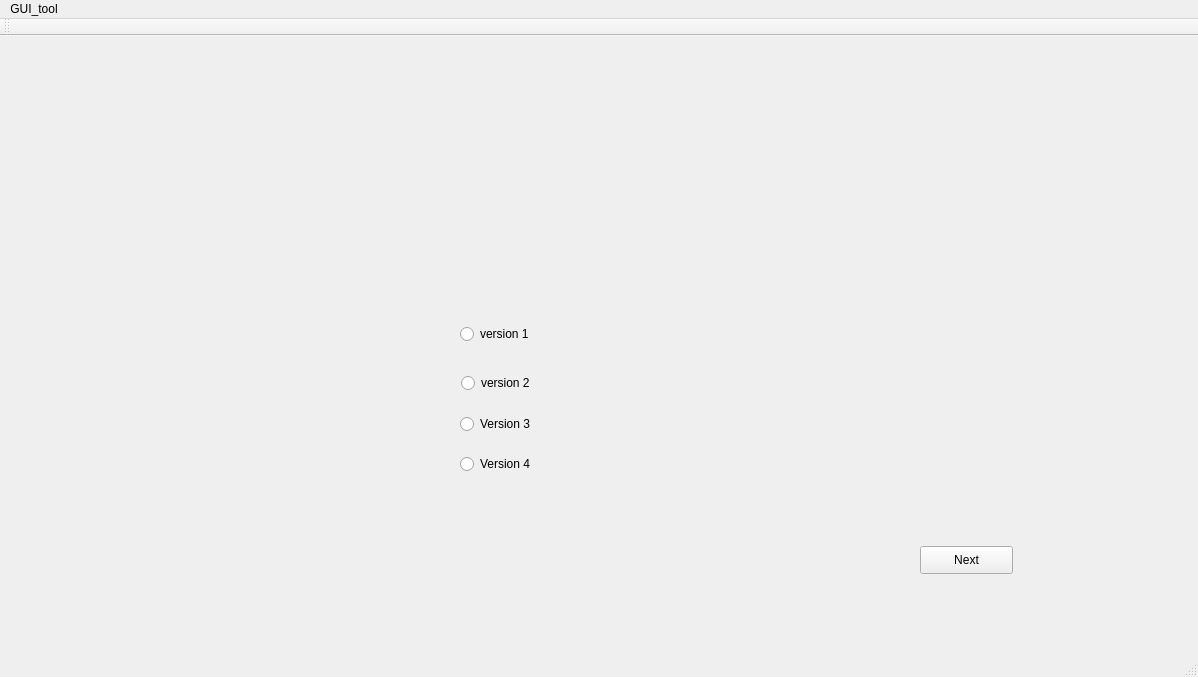
<?xml version="1.0" encoding="UTF-8"?>
<ui version="4.0">
 <class>MainWindow</class>
 <widget class="QMainWindow" name="MainWindow">
  <property name="geometry">
   <rect>
    <x>0</x>
    <y>0</y>
    <width>1198</width>
    <height>677</height>
   </rect>
  </property>
  <property name="windowTitle">
   <string>MainWindow</string>
  </property>
  <widget class="QWidget" name="centralWidget">
   <widget class="QRadioButton" name="radioButton">
    <property name="geometry">
     <rect>
      <x>460</x>
      <y>290</y>
      <width>131</width>
      <height>16</height>
     </rect>
    </property>
    <property name="text">
     <string>version 1</string>
    </property>
   </widget>
   <widget class="QRadioButton" name="radioButton_2">
    <property name="geometry">
     <rect>
      <x>461</x>
      <y>339</y>
      <width>151</width>
      <height>16</height>
     </rect>
    </property>
    <property name="text">
     <string>version 2</string>
    </property>
   </widget>
   <widget class="QLabel" name="label">
    <property name="geometry">
     <rect>
      <x>20</x>
      <y>370</y>
      <width>361</width>
      <height>251</height>
     </rect>
    </property>
    <property name="text">
     <string/>
    </property>
    <property name="pixmap">
     <pixmap>../ST.JPEG</pixmap>
    </property>
   </widget>
   <widget class="QPushButton" name="Next1">
    <property name="geometry">
     <rect>
      <x>920</x>
      <y>510</y>
      <width>93</width>
      <height>28</height>
     </rect>
    </property>
    <property name="text">
     <string>Next</string>
    </property>
   </widget>
   <widget class="QLabel" name="label_2">
    <property name="geometry">
     <rect>
      <x>870</x>
      <y>0</y>
      <width>291</width>
      <height>291</height>
     </rect>
    </property>
    <property name="text">
     <string/>
    </property>
    <property name="pixmap">
     <pixmap>../Stm32.png</pixmap>
    </property>
   </widget>
   <widget class="QRadioButton" name="radioButton_3">
    <property name="geometry">
     <rect>
      <x>460</x>
      <y>380</y>
      <width>161</width>
      <height>16</height>
     </rect>
    </property>
    <property name="text">
     <string>Version 3</string>
    </property>
   </widget>
   <widget class="QRadioButton" name="radioButton_4">
    <property name="geometry">
     <rect>
      <x>460</x>
      <y>420</y>
      <width>161</width>
      <height>16</height>
     </rect>
    </property>
    <property name="text">
     <string>Version 4</string>
    </property>
   </widget>
  </widget>
  <widget class="QMenuBar" name="menuBar">
   <property name="geometry">
    <rect>
     <x>0</x>
     <y>0</y>
     <width>1198</width>
     <height>17</height>
    </rect>
   </property>
   <widget class="QMenu" name="menuGUI_tool">
    <property name="title">
     <string>GUI_tool</string>
    </property>
   </widget>
   <addaction name="menuGUI_tool"/>
  </widget>
  <widget class="QToolBar" name="mainToolBar">
   <attribute name="toolBarArea">
    <enum>TopToolBarArea</enum>
   </attribute>
   <attribute name="toolBarBreak">
    <bool>false</bool>
   </attribute>
  </widget>
  <widget class="QStatusBar" name="statusBar"/>
 </widget>
 <layoutdefault spacing="6" margin="11"/>
 <resources/>
 <connections/>
</ui>
